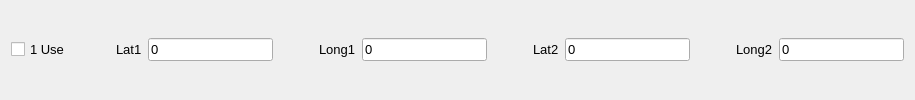
      <widget class="QWidget" name="widget_3" native="true">
       <property name="font">
        <font>
         <pointsize>10</pointsize>
        </font>
       </property>
       <layout class="QGridLayout" name="gridLayout_2">
        <item row="0" column="3">
         <widget class="QLineEdit" name="lineEdit_5">
          <property name="font">
           <font>
            <pointsize>10</pointsize>
           </font>
          </property>
          <property name="text">
           <string>0</string>
          </property>
         </widget>
        </item>
        <item row="0" column="12">
         <widget class="QLineEdit" name="lineEdit_6">
          <property name="font">
           <font>
            <pointsize>10</pointsize>
           </font>
          </property>
          <property name="text">
           <string>0</string>
          </property>
         </widget>
        </item>
        <item row="0" column="7">
         <spacer name="horizontalSpacer_4">
          <property name="font">
           <font>
            <pointsize>10</pointsize>
           </font>
          </property>
          <property name="orientation">
           <enum>Qt::Horizontal</enum>
          </property>
          <property name="sizeHint" stdset="0">
           <size>
            <width>40</width>
            <height>20</height>
           </size>
          </property>
         </spacer>
        </item>
        <item row="0" column="10">
         <spacer name="horizontalSpacer_5">
          <property name="font">
           <font>
            <pointsize>10</pointsize>
           </font>
          </property>
          <property name="orientation">
           <enum>Qt::Horizontal</enum>
          </property>
          <property name="sizeHint" stdset="0">
           <size>
            <width>40</width>
            <height>20</height>
           </size>
          </property>
         </spacer>
        </item>
        <item row="0" column="9">
         <widget class="QLineEdit" name="lineEdit_7">
          <property name="font">
           <font>
            <pointsize>10</pointsize>
           </font>
          </property>
          <property name="text">
           <string>0</string>
          </property>
         </widget>
        </item>
        <item row="0" column="5">
         <widget class="QLabel" name="label_5">
          <property name="font">
           <font>
            <pointsize>10</pointsize>
           </font>
          </property>
          <property name="text">
           <string>Long1</string>
          </property>
         </widget>
        </item>
        <item row="0" column="4">
         <spacer name="horizontalSpacer_6">
          <property name="font">
           <font>
            <pointsize>10</pointsize>
           </font>
          </property>
          <property name="orientation">
           <enum>Qt::Horizontal</enum>
          </property>
          <property name="sizeHint" stdset="0">
           <size>
            <width>40</width>
            <height>20</height>
           </size>
          </property>
         </spacer>
        </item>
        <item row="0" column="6">
         <widget class="QLineEdit" name="lineEdit_8">
          <property name="font">
           <font>
            <pointsize>10</pointsize>
           </font>
          </property>
          <property name="text">
           <string>0</string>
          </property>
         </widget>
        </item>
        <item row="0" column="8">
         <widget class="QLabel" name="label_6">
          <property name="font">
           <font>
            <pointsize>10</pointsize>
           </font>
          </property>
          <property name="text">
           <string>Lat2</string>
          </property>
         </widget>
        </item>
        <item row="0" column="11">
         <widget class="QLabel" name="label_7">
          <property name="font">
           <font>
            <pointsize>10</pointsize>
           </font>
          </property>
          <property name="text">
           <string>Long2</string>
          </property>
         </widget>
        </item>
        <item row="0" column="2">
         <widget class="QLabel" name="label_8">
          <property name="font">
           <font>
            <pointsize>10</pointsize>
           </font>
          </property>
          <property name="text">
           <string>Lat1</string>
          </property>
         </widget>
        </item>
        <item row="0" column="0">
         <widget class="QCheckBox" name="checkBox_2">
          <property name="font">
           <font>
            <pointsize>10</pointsize>
           </font>
          </property>
          <property name="text">
           <string>1 Use</string>
          </property>
         </widget>
        </item>
        <item row="0" column="1">
         <spacer name="horizontalSpacer_8">
          <property name="font">
           <font>
            <pointsize>10</pointsize>
           </font>
          </property>
          <property name="orientation">
           <enum>Qt::Horizontal</enum>
          </property>
          <property name="sizeHint" stdset="0">
           <size>
            <width>40</width>
            <height>20</height>
           </size>
          </property>
         </spacer>
        </item>
       </layout>
      </widget>
